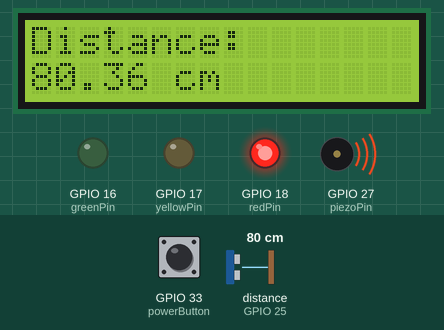
Simulated run of this sketch. Board: ESP32. On the bench: 16×2 character LCD, output pins drawn as LEDs (lit = HIGH), buzzer (waves = sounding). Wiring (inferred from the names in the program): ultrasonic range finder: trigger GPIO 26; echo GPIO 25. The inputs (shaded band) are chosen by the test bench; at power-on: GPIO 33 (powerButton) HIGH, distance to the obstacle (sensor on GPIO 25) 80 cm. The echo pulse lasts 58.3 µs per cm; pins used as bus, display or sensor lines are not drawn.

Above: at 1.2 s.
1.3 s: GPIO 33 (powerButton) pulled LOW for 0.25 s
At 2.0 s:
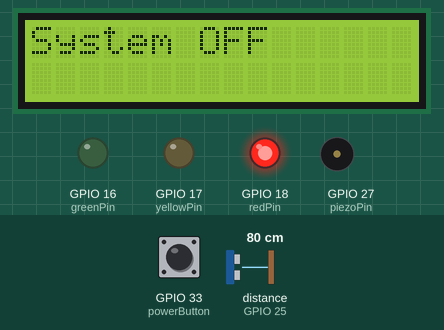
3.0 s: GPIO 33 (powerButton) pulled LOW for 1 s
At 3.36 s:
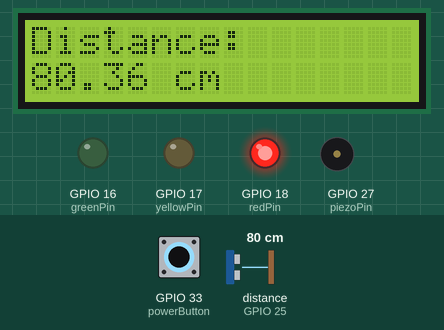
5.9 s: distance to the obstacle (sensor on GPIO 25) set to 197 cm
At 6.34 s:
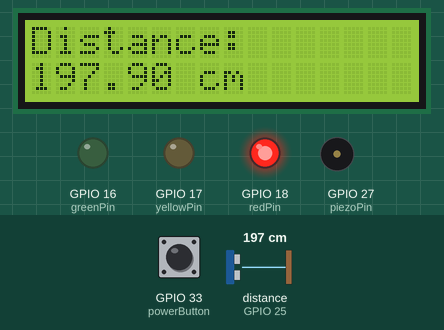
7.6 s: distance to the obstacle (sensor on GPIO 25) set to 204 cm
At 8.0 s:
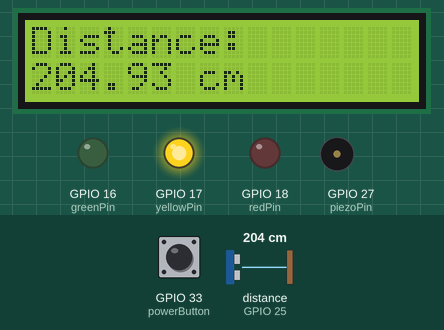
10.1 s: distance to the obstacle (sensor on GPIO 25) set to 294 cm
At 10.37 s:
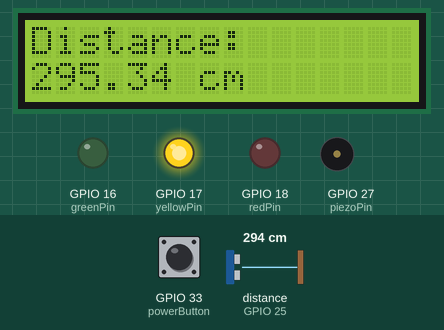
11.6 s: distance to the obstacle (sensor on GPIO 25) set to 299 cm
At 12.07 s:
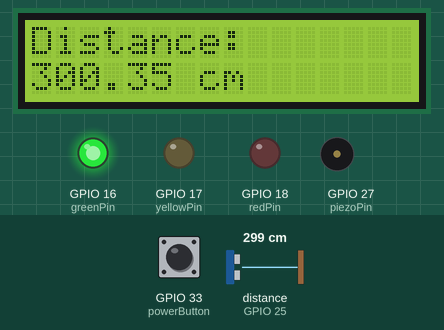
Timing chart, 0 to 15.2 s (numbered marks = the images above; inputs shaded):
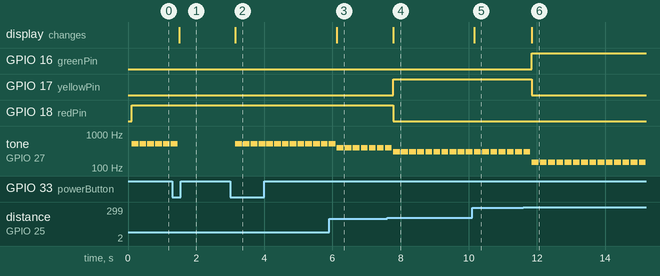

Measured:
- the behaviour switches between 199 and 200 cm on distance to the obstacle (sensor on GPIO 25) (found by bisection; images 3 and 4)
- the behaviour switches between 298 and 299 cm on distance to the obstacle (sensor on GPIO 25) (found by bisection; images 5 and 6)
- after the input at 1.3 s, tone on GPIO 27 (piezoPin): goes on until 1.5 s, then stays silent; the display: changes after 0.20 s (image 1)
- after the input at 3.0 s, tone on GPIO 27 (piezoPin): alternates 523 Hz for 0.20 s and silent for 0.03 s, starting after 0.15 s; the display: changes after 0.15 s (image 2)
- after the input at 5.9 s, the display: changes after 0.23 s (image 3)
- after the input at 7.6 s, GPIO 17 (yellowPin): LOW → HIGH after 0.18 s; GPIO 18 (redPin): HIGH → LOW after 0.18 s; the display: changes after 0.18 s (image 4)
- after the input at 10.1 s, the display: changes after 0.06 s (image 5)
- after the input at 11.6 s, GPIO 16 (greenPin): LOW → HIGH after 0.25 s; GPIO 17 (yellowPin): HIGH → LOW after 0.25 s; the display: changes after 0.25 s (image 6)

The sketch:

lab2.ino
```cpp
#include <Wire.h>
#include <LiquidCrystal_I2C.h>

// ----- LED pins -----
const int greenPin  = 16;
const int yellowPin = 17;
const int redPin    = 18;

// ----- LCD (I2C) -----
LiquidCrystal_I2C lcd(0x27, 16, 2);

// ----- Piezo pin -----
const int piezoPin = 27;

// ----- HC-SR04 pins -----
const int trigPin = 26;
const int echoPin = 25;

// ----- Buttons -----
const int powerButton = 33;

// ----- params -----
enum SoundType
{
  GREEN,
  YELLOW,
  RED,
  CRITICAL
};

volatile bool isSystemEnabled = true;
unsigned long lastInterrupt = 0;

bool isDistanceTextDisplayed = false;
bool isSystemOffTextDisplayed = false;

float dist = 0;

// ----- My functions -----
long readUltrasonicDistance(int trig, int echo) {
  digitalWrite(trig, LOW);
  delayMicroseconds(2);

  digitalWrite(trig, HIGH);
  delayMicroseconds(10);
  digitalWrite(trig, LOW);

  long duration = pulseIn(echo, HIGH);
  return duration;
}

void makeSound(SoundType soundType) {
  switch (soundType)
  {
    case GREEN:
      tone(piezoPin, 150, 200);
      break;

    case YELLOW:
      tone(piezoPin, 300, 200);
      break;

    case RED:
      tone(piezoPin, 400, 200);
      break;

    case CRITICAL:
      tone(piezoPin, 523, 200);
      break;
  }
}

void clearLCD(int rowIndex) {
  lcd.setCursor(0, rowIndex);
  lcd.print("                ");
}


// ----- intrerrapt function -----
void IRAM_ATTR handleButtonInterrupt()
{
  unsigned long now = millis();

  if (now - lastInterrupt > 200)
  {
    isSystemEnabled = !isSystemEnabled;
    lastInterrupt = now;
  }
}

// ----- Core functions -----
void setup() {
  // Pins
  pinMode(greenPin, OUTPUT);
  pinMode(yellowPin, OUTPUT);
  pinMode(redPin, OUTPUT);
  pinMode(piezoPin, OUTPUT);

  pinMode(trigPin, OUTPUT);
  pinMode(echoPin, INPUT);

  // LCD
  lcd.init();
  lcd.backlight();
  lcd.clear();
  lcd.setCursor(0, 0);
  lcd.print("Distance:");

  // Interrupt
  pinMode(powerButton, INPUT_PULLUP);

  attachInterrupt(
    digitalPinToInterrupt(powerButton),
    handleButtonInterrupt,
    FALLING
  );
}

void loop() {
  if (isSystemEnabled)
  {
    // get value
    dist = 0.01723 * readUltrasonicDistance(trigPin, echoPin); // cm

    // processed LCD
    if (isSystemOffTextDisplayed)
    {
      clearLCD(0);
      isSystemOffTextDisplayed = false;
    }
    if (!isDistanceTextDisplayed)
    {
      lcd.setCursor(0, 0);
      lcd.print("Distance:");
      isDistanceTextDisplayed = true;
    }
    clearLCD(1);
    lcd.setCursor(0, 1);
    lcd.print(dist);
    lcd.print(" cm");

    // LED + Piezo
    if (dist > 300) {
      digitalWrite(greenPin, HIGH);
      digitalWrite(yellowPin, LOW);
      digitalWrite(redPin, LOW);
      makeSound(GREEN);

    } else if (dist > 200) {
      digitalWrite(greenPin, LOW);
      digitalWrite(yellowPin, HIGH);
      digitalWrite(redPin, LOW);
      makeSound(YELLOW);
    } else if (dist > 100) {
      digitalWrite(greenPin, LOW);
      digitalWrite(yellowPin, LOW);
      digitalWrite(redPin, HIGH);
      makeSound(RED);
    } else {
      digitalWrite(greenPin, LOW);
      digitalWrite(yellowPin, LOW);
      digitalWrite(redPin, HIGH);
      makeSound(CRITICAL);
    }

  }
  else {
    if (isDistanceTextDisplayed)
    {
      clearLCD(0);
      clearLCD(1);
      isDistanceTextDisplayed = false;
    }
    if (!isSystemOffTextDisplayed)
    {
      lcd.setCursor(0, 0);
      lcd.print("System OFF");
      isSystemOffTextDisplayed = true;
    }
  }
  delay(200);
}
```
